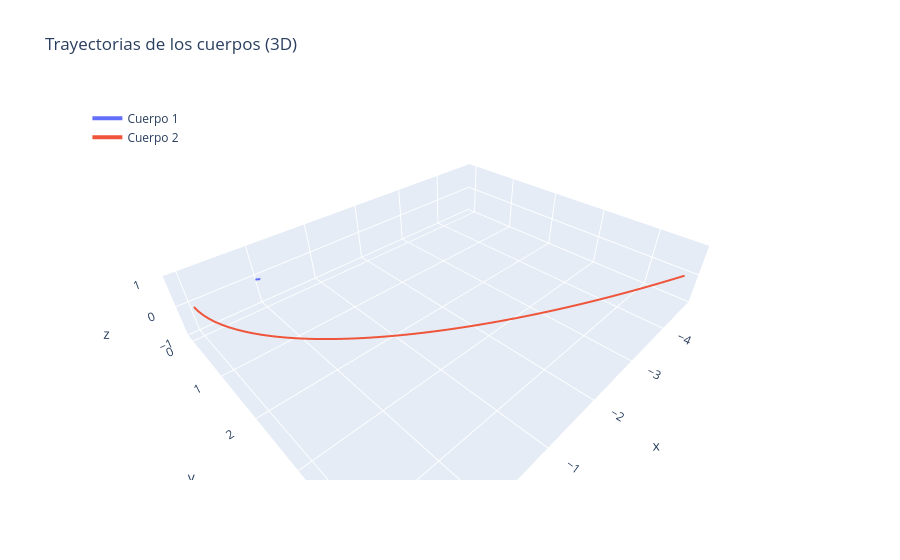

Source (notebook cell):
### Code cell
fig = go.Figure()

fig.add_trace(go.Scatter3d(
    x=rps[0, :, 0], y=rps[0, :, 1], z=rps[0, :, 2],
    mode='lines',
    name='Cuerpo 1',
    line=dict(width=4)
))

fig.add_trace(go.Scatter3d(
    x=rps[1, :, 0], y=rps[1, :, 1], z=rps[1, :, 2],
    mode='lines',
    name='Cuerpo 2',
    line=dict(width=4)
))

fig.update_layout(
    title='Trayectorias de los cuerpos (3D)',
    scene=dict(
        xaxis_title='x',
        yaxis_title='y',
        zaxis_title='z',
        aspectmode='data'
    ),
    legend=dict(x=0.01, y=0.99)
)

fig.show()
